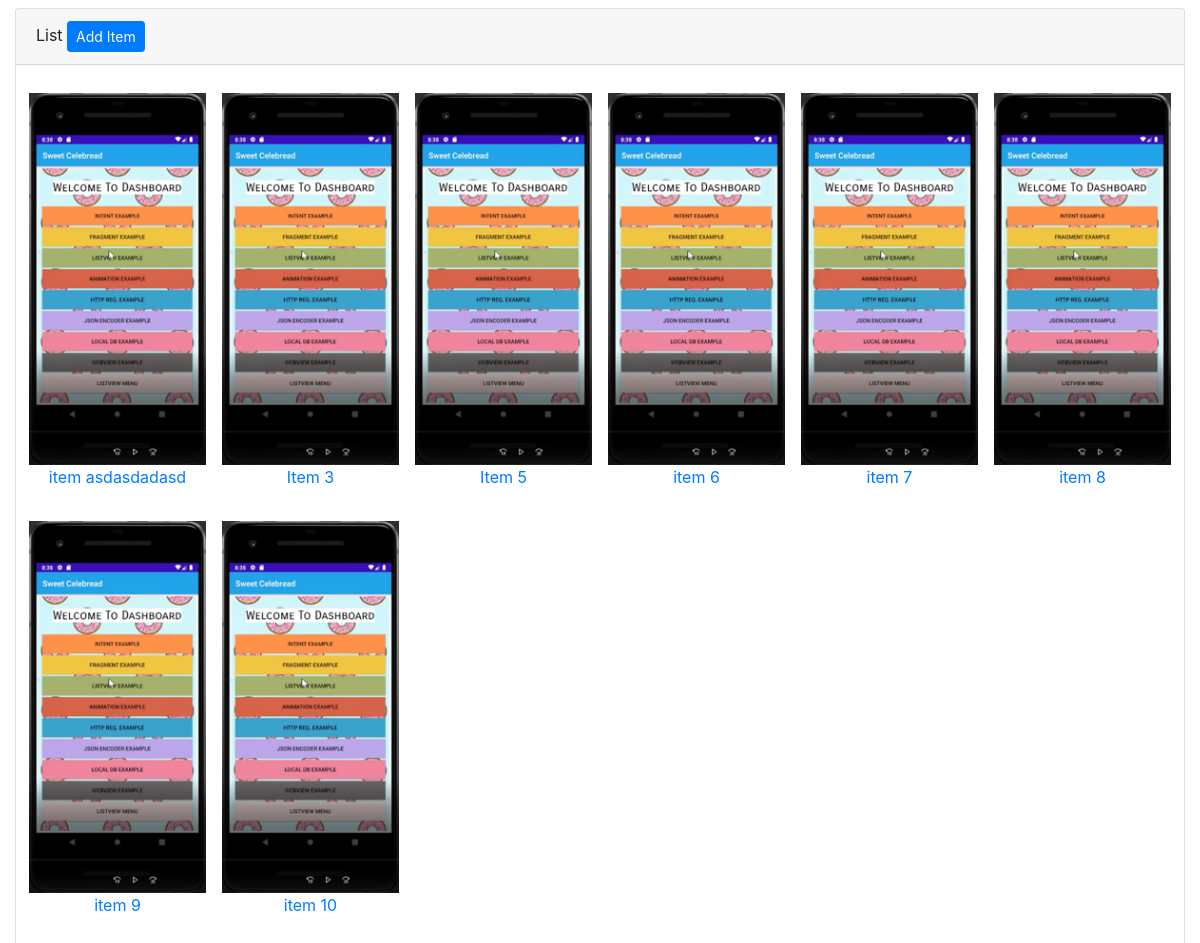
The app's page /movie-listing.php with its own data.
### tables this page shows
CREATE TABLE `items` (
  `i_id` int(11) NOT NULL,
  `i_name` varchar(255) NOT NULL,
  `i_description` text NOT NULL,
  `i_date` date NOT NULL,
  `i_picture` varchar(255) NOT NULL,
  `i_price` double NOT NULL,
  `i_colors` varchar(100) NOT NULL,
  `i_url` varchar(1000) NOT NULL
);

### movie-listing.php (the view, shortened to what this page needs)
<?php
$conn = mysqli_connect("127.0.0.1", "root", "", "druddb");
?>
<!DOCTYPE html>
<html lang="en">
<head>
	<link rel="stylesheet" href="https://cdn.jsdelivr.net/npm/bootstrap@4.6.2/dist/css/bootstrap.min.css">
	<link rel="stylesheet" href="https://cdn.datatables.net/1.13.6/css/jquery.dataTables.min.css">
</head>
<body>
<div class="container-fluid">
	<div class="row">
		<div class="col-md-12">
			<div class="card mt-2">
				<div class="card-header">
					List
					<a href="add.php" class="btn btn-primary btn-sm">
						Add Item
					</a>
				</div>
				<div class="card-body">
					<div class="row">
					<?php
						$q = mysqli_query($conn, "SELECT * FROM items");
						while($r = mysqli_fetch_array($q)){
					?>
						<div class="col-xl-2 col-lg-2 col-md-3 col-xs-3 col-6 text-center mb-3 p-2 cover">
						<?PHP
							if(strpos($r["i_url"], "http") > -1){
							?>
							<a href="<?= $r["i_url"] ?>">
							<?php
							}else{
							?>
							<a href="watch-movie.php?id=<?= $r["i_id"] ?>">
							<?php
							}
						?>
								<img src="./uploads/<?= $r["i_picture"] ?>" class="img img-fluid" />
								<br />
								<?= $r["i_name"] ?>
							</a>
						</div>
					<?PHP
						}
					?>
					</div>
				</div>
			</div>
		</diV>
	</div>
</div>
</body>
</html>

### records on screen
items: i_picture (picture), i_name "item asdasdadasd"
items: i_picture (picture), i_name "Item 3"
items: i_picture (picture), i_name "Item 5"
items: i_picture (picture), i_name "item 6"
items: i_picture (picture), i_name "item 7"
items: i_picture (picture), i_name "item 8"
items: i_picture (picture), i_name "item 9"
items: i_picture (picture), i_name "item 10"
